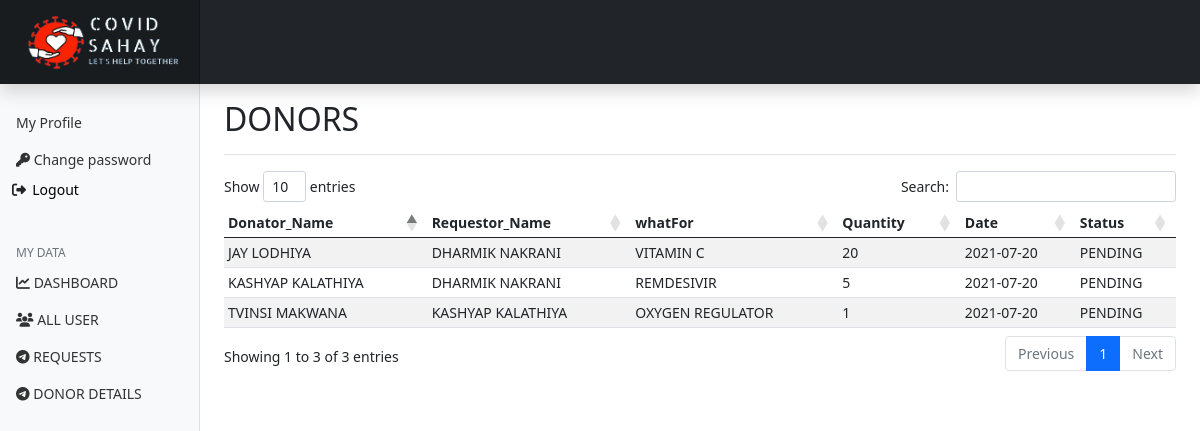
The page /myadmin/Donors (signed in) on the database its author committed.
### user/models.py (models this page shows)
class Donor(models.Model):
   user = models.ForeignKey(User, on_delete=models.SET_NULL, null=True)
   requests = models.ForeignKey(Requests, on_delete=models.SET_NULL, null=True)
   date = models.CharField(max_length=20, null=True)
   status = models.CharField(max_length=20, default='pending', null=True)

class User(models.Model):
   fName = models.CharField(max_length=20, null=True)
   lName = models.CharField(max_length=20, null=True)
   mono = models.BigIntegerField(null=True)
   gender = models.CharField(max_length=10, null=True)
   dob = models.CharField(max_length=10, null=True)
   bGrp = models.CharField(max_length=10, null=True)
   email = models.CharField(max_length=30, null=True)
   state = models.CharField(max_length=20, null=True)
   city = models.CharField(max_length=20, null=True)
   area = models.CharField(max_length=20, null=True)
   add = models.CharField(max_length=50, null=True)
   pwd = models.CharField(max_length=50, null=True)

class Requests(models.Model):
   name = models.CharField(max_length=20, null=True)
   user = models.ForeignKey(User, on_delete=models.SET_NULL, null=True)
   whatFor = models.CharField(max_length=40, null=True)
   quantity = models.CharField(max_length=20, default="1", null=True)
   date = models.CharField(max_length=20, null=True)
   adharcard = models.ImageField(upload_to='images/adharcard', null=True)
   prescription = models.ImageField(upload_to='images/prescription', null=True)
   status = models.CharField(max_length=20, default='pending', null=True)

### myadmin/views.py (the view)
# urls.py: path('/Donors',django_admin_donor, name='donors'),
def django_admin_donor(request):
     try:
          aId = request.session['admin_id']
     except KeyError:
          return redirect('alogin')
     aDetail = MyAdmin.objects.get(id=aId)
     Donors = Donor.objects.all()
     context = {
          "aId": aDetail.aName,
          "Donors": Donors,
     }
     if request.method == 'POST':
          if request.POST.get('logout'):
               if request.session.has_key('admin_id'):
                    request.session.flush()
               return redirect('alogin')
     return render(request, 'Myadmin_panel/donors.html', context)

### template/Myadmin_panel/donors.html (shortened to what this page needs)
{% extends 'Myadmin_panel/header.html' %}
{% load static %}
{% get_static_prefix as STATFILE %}
{% block 'content' %}
<div class="d-flex justify-content-between flex-wrap flex-md-nowrap align-items-center pt-3 pb-2 mb-3 border-bottom">
    <h2>DONORS</h2>
</div>
<div class="table-responsive" >
    <table class="table table-striped table-sm" id="mydtable">
      <thead>
        <tr>
          <th scope="col">Donator_Name</th>
          <th scope="col">Requestor_Name</th>
          <th scope="col">whatFor</th>
          <th scope="col">Quantity</th>
          <th scope="col">Date</th>
          <th scope="col">Status</th>
        </tr>
      </thead>
      <tbody>
        {% for all in Donors %}
        <tr>
          <td>{{all.user.fName |upper}} {{all.user.lName |upper}}</td>
          <td>{{all.requests.name |upper}}</td>
          <td>{{all.requests.whatFor |upper}}</td>
          <td>{{all.requests.quantity |upper}}</td>
          <td>{{all.date |upper}}</td>
          <td>{{all.status |upper}}</td>
        </tr>
        {% endfor %}
      </tbody>
    </table>
</div>
{% endblock 'content' %}
{% block 'extrajs' %}
<link rel="stylesheet" href="https://cdn.datatables.net/1.10.21/css/dataTables.bootstrap4.min.css">
{% endblock 'extrajs' %}

### static/css/admin.css (style rules this page uses)
body { font-size: .875rem; }

### rows shown on the page
Donor: user.fName "KASHYAP", user.lName "KALATHIYA", requests.name "DHARMIK NAKRANI", requests.whatFor "REMDESIVIR", requests.quantity "5", date "2021-07-20", status "PENDING"
Donor: user.fName "JAY", user.lName "LODHIYA", requests.name "DHARMIK NAKRANI", requests.whatFor "VITAMIN C", requests.quantity "20", date "2021-07-20", status "PENDING"
Donor: user.fName "TVINSI", user.lName "MAKWANA", requests.name "KASHYAP KALATHIYA", requests.whatFor "OXYGEN REGULATOR", requests.quantity "1", date "2021-07-20", status "PENDING"
